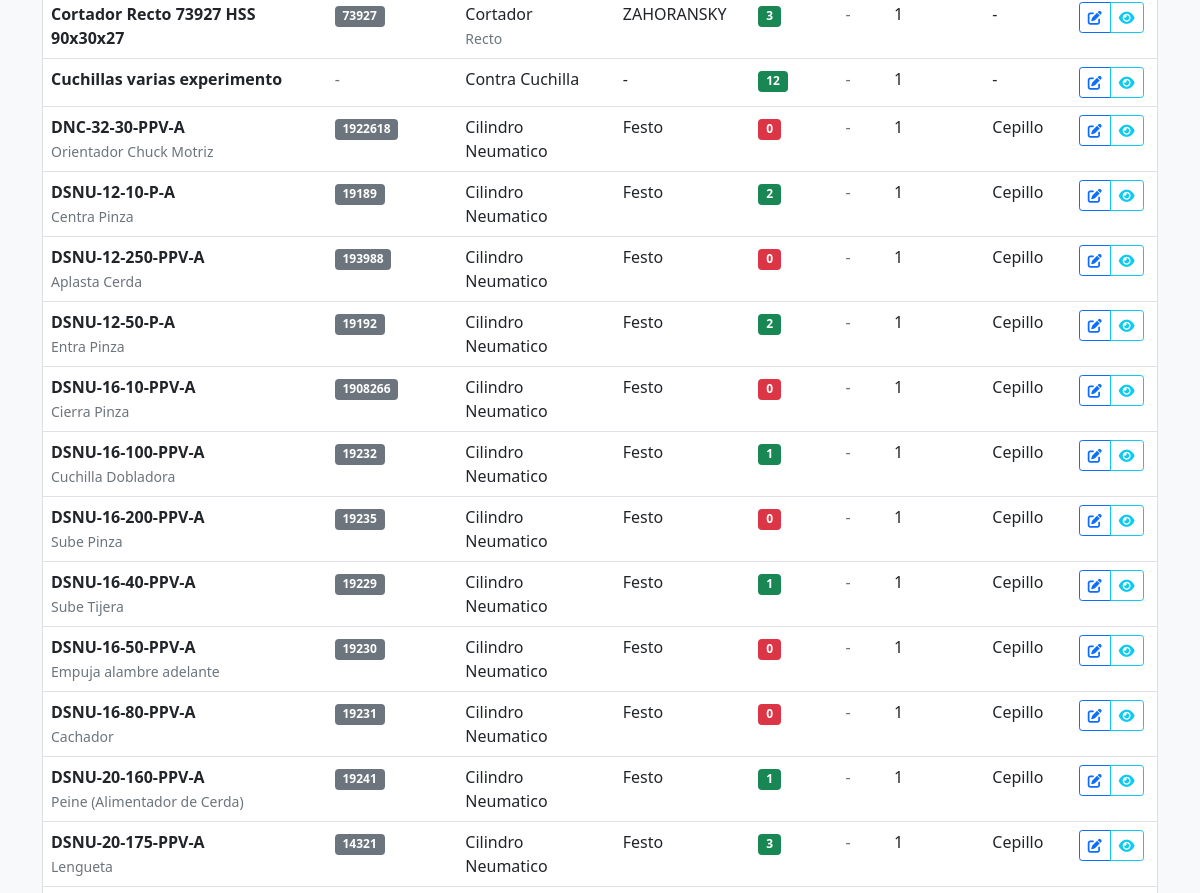
/productos (middle part), run on an earlier commit of the app's database.
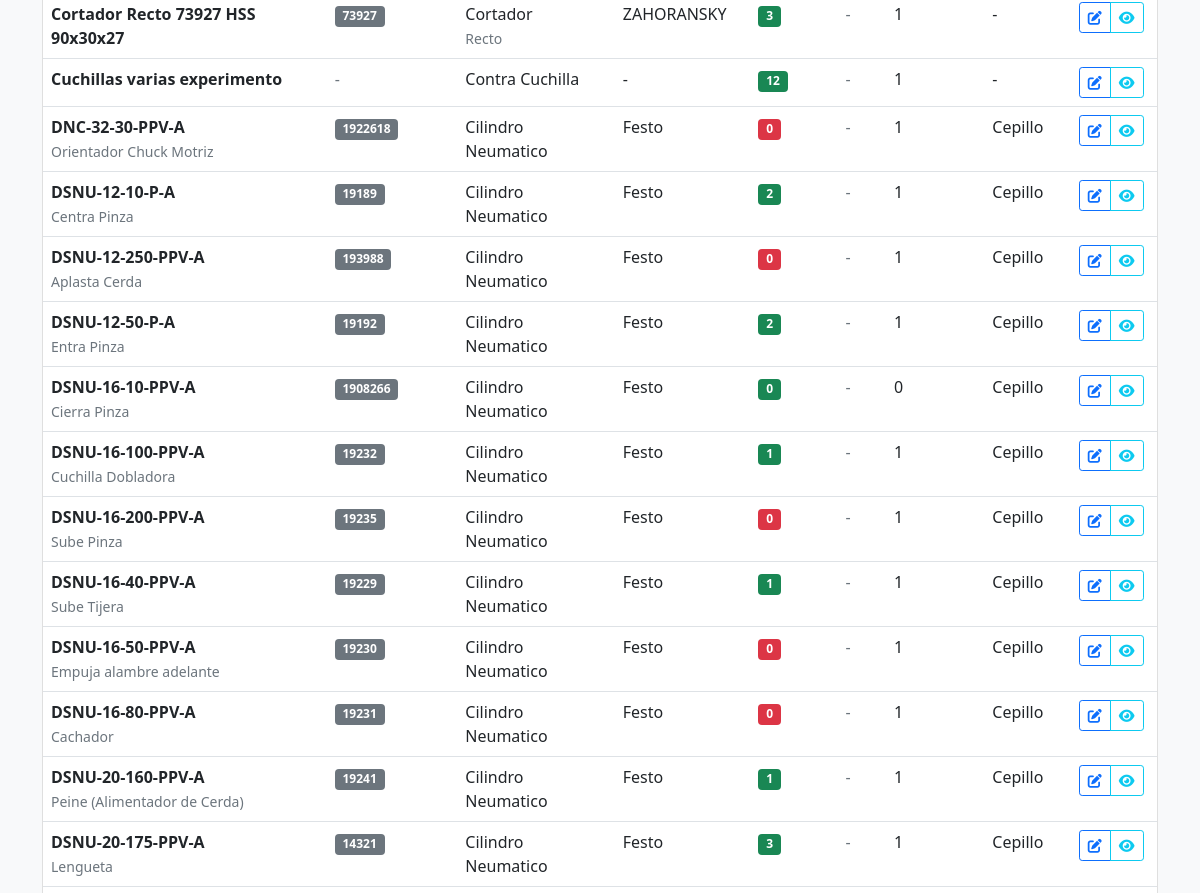
And on a later commit of the database.
### tables this page shows
CREATE TABLE productos (
            id INTEGER PRIMARY KEY,
            descripcion TEXT NOT NULL,
            codigo TEXT UNIQUE,
            categoria_id INTEGER,
            subcategoria_id INTEGER,
            marca_id INTEGER,
            notas TEXT,
            cantidad_requerida INTEGER DEFAULT 1,
            maquina_id INTEGER,
            fecha_creacion DATETIME DEFAULT CURRENT_TIMESTAMP,
            fecha_actualizacion DATETIME DEFAULT CURRENT_TIMESTAMP,
            FOREIGN KEY (categoria_id) REFERENCES categorias (id),
            FOREIGN KEY (subcategoria_id) REFERENCES subcategorias (id),
            FOREIGN KEY (marca_id) REFERENCES marcas (id),
            FOREIGN KEY (maquina_id) REFERENCES maquinas (id)
        );

### app.py (the view)
@app.route('/productos')
def productos():
    conn = get_db_connection()
    search = request.args.get('search', '').strip()
    categoria_filter = request.args.get('categoria', '')
    subcategoria_filter = request.args.get('subcategoria', '')
    marca_filter = request.args.get('marca', '')
    maquina_filter = request.args.get('maquina', '')
    codigo_filter = request.args.get('codigo', '').strip()
    stock_filter = request.args.get('stock', '')  # Nuevo filtro de stock
    query = '''
        SELECT p.*, c.nombre as categoria, sc.nombre as subcategoria,
               m.nombre as marca, mq.nombre as maquina,
               COALESCE(SUM(i.cantidad), 0) as stock_total
        FROM productos p
        LEFT JOIN categorias c ON p.categoria_id = c.id
        LEFT JOIN subcategorias sc ON p.subcategoria_id = sc.id
        LEFT JOIN marcas m ON p.marca_id = m.id
        LEFT JOIN maquinas mq ON p.maquina_id = mq.id
        LEFT JOIN inventario i ON p.id = i.producto_id
        WHERE 1=1
    '''
    params = []
    if search:
        query += ' AND (p.descripcion LIKE ? OR p.codigo LIKE ? OR p.notas LIKE ?)'
        search_param = f'%{search}%'
        params.extend([search_param, search_param, search_param])
    if categoria_filter:
        query += ' AND c.nombre = ?'
        params.append(categoria_filter)
    if subcategoria_filter:
        query += ' AND sc.nombre = ?'
        params.append(subcategoria_filter)
    if marca_filter:
        query += ' AND m.nombre = ?'
        params.append(marca_filter)
    if maquina_filter:
        query += ' AND mq.nombre = ?'
        params.append(maquina_filter)
    if codigo_filter:
        query += ' AND p.codigo LIKE ?'
        params.append(f'%{codigo_filter}%')
    query += ' GROUP BY p.id'
    if stock_filter == 'sin_stock':
        query += ' HAVING stock_total = 0'
    elif stock_filter == 'con_stock':
        query += ' HAVING stock_total > 0'
    elif stock_filter == 'stock_bajo':
        query += ' HAVING stock_total > 0 AND stock_total < p.cantidad_requerida'
    query += ' ORDER BY p.descripcion'
    productos = conn.execute(query, params).fetchall()
    categorias = conn.execute('SELECT DISTINCT nombre FROM categorias WHERE nombre IS NOT NULL ORDER BY nombre').fetchall()
    subcategorias = conn.execute('SELECT DISTINCT nombre FROM subcategorias WHERE nombre IS NOT NULL ORDER BY nombre').fetchall()
    marcas = conn.execute('SELECT DISTINCT nombre FROM marcas WHERE nombre IS NOT NULL ORDER BY nombre').fetchall()
    maquinas = conn.execute('SELECT DISTINCT nombre FROM maquinas WHERE nombre IS NOT NULL ORDER BY nombre').fetchall()
    conn.close()
    return render_template('productos.html',
                         productos=productos,
                         categorias=categorias,
                         subcategorias=subcategorias,
                         marcas=marcas,
                         maquinas=maquinas,
                         filters={
                             'search': search,
                             'categoria': categoria_filter,
                             'subcategoria': subcategoria_filter,
                             'marca': marca_filter,
                             'maquina': maquina_filter,
                             'codigo': codigo_filter,
                             'stock': stock_filter
                         })

### app.py (called while the page is built)
def get_db_connection():
    conn = sqlite3.connect(DATABASE, timeout=20.0)
    conn.row_factory = sqlite3.Row
    conn.execute('PRAGMA journal_mode=WAL')  # Better concurrent access
    conn.execute('PRAGMA busy_timeout=20000')  # 20 second timeout
    conn.execute('PRAGMA synchronous=NORMAL')  # Faster writes
    conn.execute('PRAGMA cache_size=10000')  # Larger cache
    conn.execute('PRAGMA temp_store=MEMORY')  # Use memory for temp tables
    return conn

### templates/productos.html (shortened to what this page needs)
{% extends "base.html" %}
{% block content %}
<div class="card">
    <div class="card-body p-0">
        {% if productos %}
        <div class="table-responsive">
            <table class="table table-hover mb-0">
                <tbody>
                    {% for producto in productos %}
                    <tr>
                        <td>
                            <div>
                                <strong>{{ producto.descripcion }}</strong>
                                {% if producto.notas %}
                                <br><small class="text-muted">{{ producto.notas[:80] }}{% if producto.notas|length > 80 %}...{% endif %}</small>
                                {% endif %}
                            </div>
                        </td>
                        <td>
                            {% if producto.codigo %}
                                <span class="badge bg-secondary">{{ producto.codigo }}</span>
                            {% else %}
                                <span class="text-muted">-</span>
                            {% endif %}
                        </td>
                        <td>
                            <div>
                                {{ producto.categoria or '-' }}
                                {% if producto.subcategoria %}
                                <br><small class="text-muted">{{ producto.subcategoria }}</small>
                                {% endif %}
                            </div>
                        </td>
                        <td>{{ producto.marca or '-' }}</td>
                        <td>
                            {% if producto.stock_total >= producto.cantidad_requerida %}
                                <span class="badge bg-success">{{ producto.stock_total }}</span>
                            {% elif producto.stock_total > 0 %}
                                <span class="badge bg-warning">{{ producto.stock_total }}</span>
                            {% else %}
                                <span class="badge bg-danger">0</span>
                            {% endif %}
                        </td>
                        <td class="text-center">
                            {% if producto.stock_minimo %}
                                {% if producto.stock_total <= producto.stock_minimo %}
                                    <span class="badge bg-danger" title="Stock por debajo del mínimo">{{ producto.stock_minimo }}</span>
                                {% else %}
                                    <span class="badge bg-secondary">{{ producto.stock_minimo }}</span>
                                {% endif %}
                            {% else %}
                                <span class="text-muted">-</span>
                            {% endif %}
                        </td>
                        <td>{{ producto.cantidad_requerida }}</td>
                        <td>{{ producto.maquina or '-' }}</td>
                        <td>
                            <div class="btn-group" role="group">
                                <a href="{{ url_for('editar_producto', id=producto.id) }}"
                                   class="btn btn-sm btn-outline-primary" title="Editar producto">
                                    <i class="fas fa-edit"></i>
                                </a>
                                <button type="button" class="btn btn-sm btn-outline-info"
                                        onclick="verDetalles({{ producto.id }})" title="Ver detalles">
                                    <i class="fas fa-eye"></i>
                                </button>
                            </div>
                        </td>
                    </tr>
                    {% endfor %}
                </tbody>
            </table>
        </div>
        {% endif %}
    </div>
</div>
{% endblock %}

What changed in the data, as far as the page shows it:
changed productos "DSNU-16-10-PPV-A": stock_total (not shown) → "0"; cantidad_requerida "1" → "0"; no longer shows "0"
